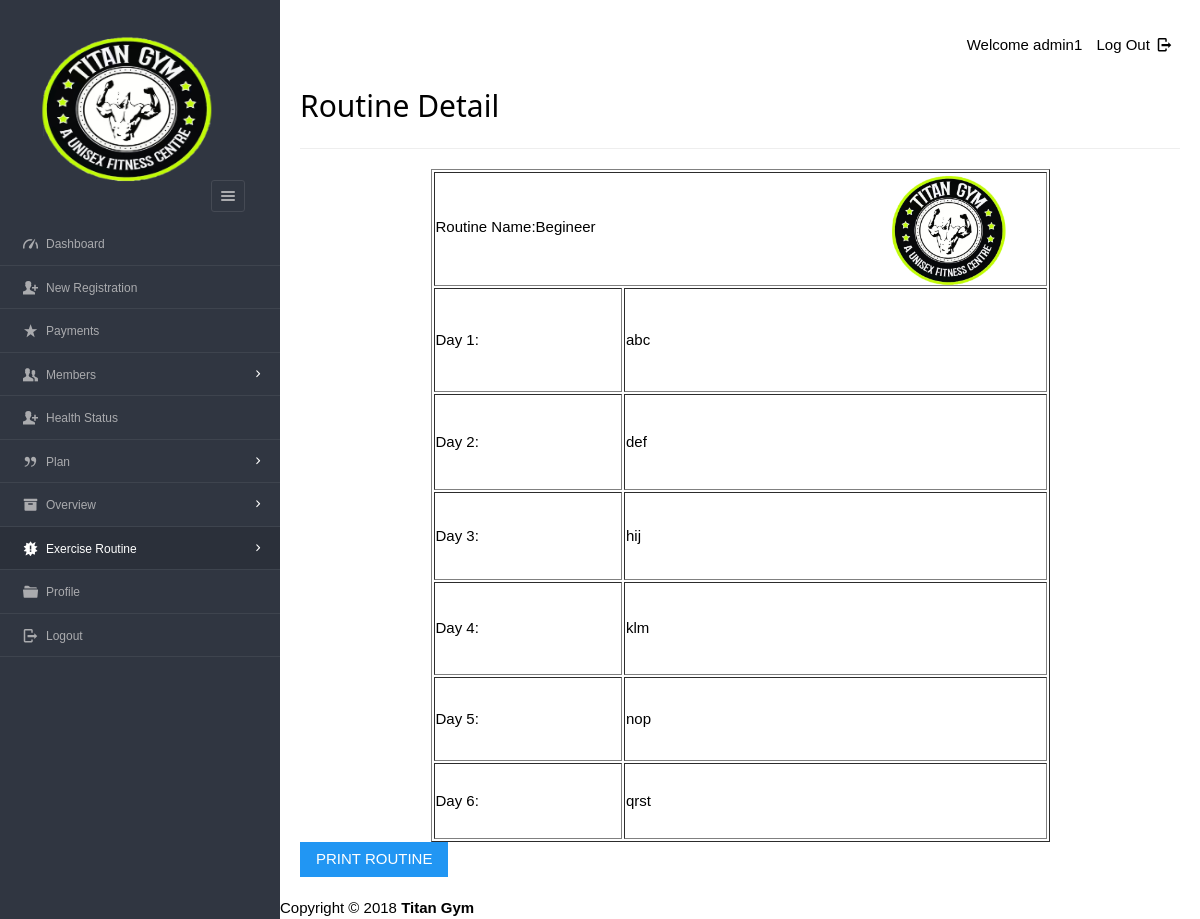
Page /Files/dashboard/admin/viewdetailroutine.php?id=2 (signed in) on the committed database.
### tables this page shows
CREATE TABLE `timetable`  (
  `tid` int(12) NOT NULL AUTO_INCREMENT,
  `tname` varchar(45) NULL DEFAULT NULL,
  `day1` varchar(200) NULL DEFAULT NULL,
  `day2` varchar(200) NULL DEFAULT NULL,
  `day3` varchar(200) NULL DEFAULT NULL,
  `day4` varchar(200) NULL DEFAULT NULL,
  `day5` varchar(200) NULL DEFAULT NULL,
  `day6` varchar(200) NULL DEFAULT NULL,
  PRIMARY KEY (`tid`) USING BTREE
);

### Files/dashboard/admin/viewdetailroutine.php (the view, shortened to what this page needs)
<?php
require '../../include/db_conn.php';
?>
<!DOCTYPE html>
<html lang="en">
<head>
    <link rel="stylesheet" href="../../css/style.css"  id="style-resource-5">
    <link rel="stylesheet" href="../../css/dashMain.css">
    <link rel="stylesheet" type="text/css" href="../../css/entypo.css">
	<link href="a1style.css" rel="stylesheet" type="text/css">
</head>
     <body class="page-body  page-fade" onload="collapseSidebar()">
    	<div class="page-container sidebar-collapsed" id="navbarcollapse">
		<div class="sidebar-menu">
			<header class="logo-env">
			<div class="logo">
				<a href="main.php">
					<img src="../../images/logo.png" alt="" width="192" height="80" />
				</a>
			</div>
					<div class="sidebar-collapse" onclick="collapseSidebar()">
				<a href="#" class="sidebar-collapse-icon with-animation">
					<i class="entypo-menu"></i>
				</a>
			</div>
			</header>
    		<?php include('nav.php'); ?>
    	</div>
    		<div class="main-content">
				<div class="row">
					<div class="col-md-6 col-sm-8 clearfix">
					</div>
					<div class="col-md-6 col-sm-4 clearfix hidden-xs">
						<ul class="list-inline links-list pull-right">
							<li>Welcome <?php echo $_SESSION['full_name']; ?>
							</li>
							<li>
								<a href="logout.php">
									Log Out <i class="entypo-logout right"></i>
								</a>
							</li>
						</ul>
					</div>
				</div>
				<h2>Routine Detail</h2>
				<hr/>
		<?php
		$id=$_GET['id'];
		$sql="Select * from timetable t Where t.tid=$id";
		$res=mysqli_query($con, $sql);
					 if($res){
						      	$row=mysqli_fetch_array($res,MYSQLI_ASSOC);
						      }
		?>
		<div id=print>
		<table width="619" height="673" border="1" align="center">
  <tr>
    <td height="87" colspan="2">Routine Name:<?php echo $row['tname'] ?> <span align="right"> <img src="logo.png" width="121" height="114"  alt=""/></span></td>
    </tr>
  <tr>
    <td width="186" height="103">Day 1:</td>
    <td width="417"><?php echo $row['day1'] ?></td>
  </tr>
  <tr>
    <td height="96">Day 2:</td>
    <td><?php echo $row['day2'] ?></td>
  </tr>
  <tr>
    <td height="87">Day 3:</td>
    <td><?php echo $row['day3'] ?></td>
  </tr>
  <tr>
    <td height="92">Day 4:</td>
    <td><?php echo $row['day4'] ?></td>
  </tr>
  <tr>
    <td height="84">Day 5:</td>
    <td><?php echo $row['day5'] ?></td>
  </tr>
  <tr>
    <td height="75">Day 6:</td>
    <td><?php echo $row['day6'] ?></td>
  </tr>
        </table></div>
				<input type="button" class="a1-btn a1-blue" value="PRINT ROUTINE" onclick="myFunction()">
    	</div>
    </body>
	<?php include('footer.php'); ?>
</html>

### Files/css/style.css (style rules this page uses)
html { font-size: 62.5%; font-family: sans-serif; }
div { display: block; }
body { font-family: "Noto Sans", sans-serif, "Helvetica Neue", Helvetica, Arial, sans-serif; font-size: 12px; line-height: 1.428571429; display: block; margin: 0; }
*, *:before, *:after { box-sizing: border-box; }
a { text-decoration: none; background: transparent; }
img { vertical-align: middle; }
img { border: 0; }
.logo img { width: 220px; height: 200px; }
input, button, select, textarea { font-family: inherit; font-size: inherit; line-height: inherit; }
button, input { line-height: normal; }
button, input, select, textarea { font-family: inherit; font-size: 100%; margin: 0; }
input { background-color: white; cursor: text; padding: 1px; border-width: 2px; border-style: inset; border-color: initial; border-image: initial; }
input, textarea, select, button { text-rendering: auto; color: initial; letter-spacing: normal; word-spacing: normal; text-transform: none; text-indent: 0px; text-shadow: none; display: inline-block; text-align: start; margin: 0em; font: 400 13.3333px Arial; }
button, html input[type="button"], input[type="reset"], input[type="submit"] { cursor: pointer; }
a { color: #373e4a; text-decoration: none; }
a { background: transparent; }
a { color: #373e4a; }
.page-container { position: relative; padding-left: 280px; }
.page-container .sidebar-menu { position: absolute; width: 280px; top: 0; left: 0; bottom: 0; background: #303641; color: #aaabae; z-index: 1; min-height: 796px; box-sizing: border-box; }
.page-container .sidebar-menu .logo-env { width: 100%; padding: 35px; padding-bottom: 10px; box-sizing: border-box; }
.page-container .sidebar-menu .logo-env:before, .page-container .sidebar-menu .logo-env:after { content: " "; display: table; }
.page-container .sidebar-menu .logo-env > div { display: block; vertical-align: middle; white-space: nowrap; float: left; }
.page-container .sidebar-menu .logo-env > div > a { display: inline-block; color: #aaabae; }
.page-container .sidebar-menu .logo-env > div.sidebar-collapse, .page-container .sidebar-menu .logo-env > div.sidebar-mobile-menu { position: relative; float: right; }
.page-container .sidebar-menu .logo-env > div.sidebar-collapse a, .page-container .sidebar-menu .logo-env > div.sidebar-mobile-menu a { display: inline-block; border: 1px solid #454a54; text-align: center; padding: 0; line-height: 1; font-size: 20px; font-weight: 300; padding: 5px 2px; background-clip: padding-box; border-radius: 3px; transition: all 200ms ease-in-out; }
.page-container .sidebar-menu .logo-env .logo img { width: 180px; height: 150px; }
.page-container .sidebar-menu .logo-env:after { clear: both; }
ul, ol { margin-top: 0; margin-bottom: 8.5px; }
ul, menu, dir { display: block; list-style-type: disc; }
li { display: list-item; }
i, cite, em, var, address, dfn { font-style: italic; }

### Files/css/entypo.css (style rules this page uses)
[class^="entypo-"]:before, [class*=" entypo-"]:before { font-family: "entypo"; font-style: normal; font-weight: normal; speak: none; display: inline-block; text-decoration: inherit; width: 1em; margin-right: .2em; text-align: center; font-variant: normal; text-transform: none; line-height: 1em; margin-left: .2em; }
.entypo-menu:before { content: '\e811'; }
.entypo-logout:before { content: '\e85d'; }

### rows in the picture
timetable: tname "Begineer", day1 "abc", day2 "def", day3 "hij", day4 "klm", day5 "nop", day6 "qrst"

### other values in the picture
$_SESSION['full_name'] "admin1"
